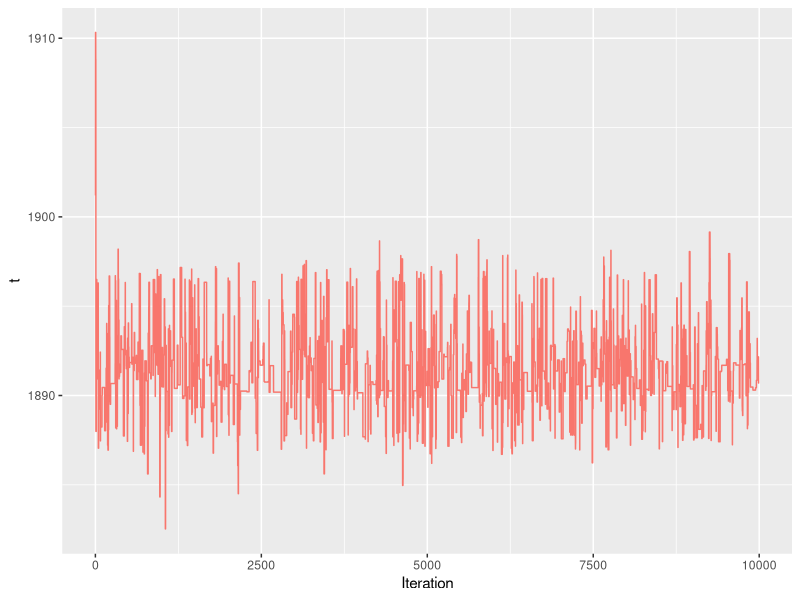

This figure's R source: (Note: this script raises an error after producing the figure.)
#MH block

library(boot)
library(data.table)
library(tidyr)
library(ggplot2)
library(gridExtra)

# data <- as.data.table(coal)
# data[, event:= 1]
# data[, cum_event := cumsum(event)]
# data[, date := date- 1851]

data <- as.data.table(coal)
data[, event := 1]
data[, cum_event := cumsum(event) - 1]
data[, date_shifted := date - data[1, date]]

f_target_1 <-
  function(lambda_0,
           lambda_1,
           t,
           t_0,
           t_2,
           beta,
           y_0,
           y_1) {
    if (t < t_0) {
      return (0)
    }
    if (t > t_2) {
      return (0)
    }
    return(exp(
      -lambda_0 * (t - t_0) - lambda_1 * (t_2 - t) - (1 / beta) * (lambda_0 + lambda_1)
    ) * lambda_0 ^ {
      y_0 + 1
    } * lambda_1 ^ {
      y_1 + 1
    })
  }

f_prop_1 <-
  function(lambda_0,
           lambda_1,
           t_given,
           t_cur,
           t_0,
           t_2,
           beta,
           y_0,
           y_1,
           sigma_t) {
    if (t < t_0) {
      retval <- 0
    }
    if (t > t_2) {
      retval <- 0
    }
    retval <-
      (
        dgamma(lambda_0, (y_0 + 2), scale = (1 / (t_cur - t_0 + 1 / beta))) *
          dgamma(lambda_1, (y_1 + 2), scale = (1 / (t_2 - t_cur + 1 / beta))) *
          dnorm(t, t_given, sigma_t)
      )
    return(retval)
  }

f_target_2 <-
  function(lambda_0,
           lambda_1,
           beta,
           t_0,
           t_2,
           t,
           y_0,
           y_1) {
    if (beta < 0) {
      return (0)
    }
    
    return(exp(
      -lambda_0 * (t - t_0) - lambda_1 * (t_2 - t) - (1 / beta) *
        (lambda_0 + lambda_1 + 1)
    ) * lambda_0 ^ {
      y_0 + 1
    } *
      lambda_1 ^ {
        y_1 + 1
      } * (1 / beta ^ 5))
  }

f_prop_2 <-
  function(lambda_0,
           lambda_1,
           t,
           t_0,
           t_2,
           beta_cur,
           beta_given,
           y_0,
           y_1,
           sigma_beta) {
    retval <-
      dgamma(lambda_0, (y_0 + 2), scale = (1 / (t - t_0 + 1 / beta_cur))) *
      dgamma(lambda_1, (y_1 + 2), scale = (1 / (t_2 - t + 1 / beta_cur))) *
      dnorm(beta_cur, beta_given, sigma_beta)
    
    return (retval)
  }

MH_alg <-
  function(n,
           data,
           t_0,
           t_2,
           t,
           lambda_0,
           lambda_1,
           beta,
           sigma_t,
           sigma_beta) {
    y_0 = sum(data[date < t]$event) - 1
    y_1 = sum(data[date >= t]$event) - 1
    
    results <- matrix(nrow = n, ncol = 5)
    results[1, 1:5] <- c(t, lambda_0, lambda_1, beta, 1)
    for (i in 2:(n)) {
      #print(i)
      if (i %% 2 == 0) {
        beta <- results[i - 1, 4]
        t_old <- results[i - 1, 1]
        t_new <- rnorm(1, t_old, sigma_t)
        if (t_new < t_0 | t_new > t_2) {
          results[i, 1:5] <- c(t_old, lambda_0_old, lambda_1_old, beta, 0)
        } else{
          y_0_old = sum(data[date < t_old]$event) - 1
          y_1_old = sum(data[date >= t_old]$event) - 1
          y_0_n = sum(data[date < t_new]$event) - 1
          y_1_n = sum(data[date >= t_new]$event) - 1
          
          #gibbs step
          lambda_0_old <- results[i - 1, 2]
          lambda_1_old <- results[i - 1, 3]
          lambda_0 <-
            rgamma(1, (y_0_n + 2), scale = (1 / (t_new - t_0 + 1 / beta)))
          lambda_1 <-
            rgamma(1, (y_1_n + 2), scale = (1 / (t_2 - t_new + 1 / beta)))
          
          target_ratio <-
            f_target_1(lambda_0, lambda_1, t_new, t_0, t_2, beta, y_0_n, y_1_n) /
            f_target_1(lambda_0_old,
                       lambda_1_old,
                       t_old,
                       t_0,
                       t_2,
                       beta,
                       y_0_old,
                       y_1_old)
          
          prop_ratio <-
            f_prop_1(
              lambda_0_old,
              lambda_1_old,
              t_cur = t_old,
              t_given = t_new,
              t_0,
              t_2,
              beta,
              y_0_old,
              y_1_old,
              sigma_t = sigma_t
            ) /
            f_prop_1(
              lambda_0,
              lambda_1,
              t_new,
              t_given = t_old,
              t_0,
              t_2,
              beta,
              y_0_n,
              y_1_n,
              sigma_t = sigma_t
            )
          
          a <- target_ratio * prop_ratio
          a <- min(1, a)
          
          u <- runif(1)
          
          if (u < a) {
            results[i, 1:5] <- c(t_new, lambda_0, lambda_1, beta, a)
          } else{
            results[i, 1:5] <- c(t_old, lambda_0_old, lambda_1_old, beta, a)
          }
        }
      }
      else{
        t <- results[i - 1, 1]
        t
        beta_old <- results[i - 1, 4]
        
        beta_new <-
          rgamma(1, 6, scale = 1 / (lambda_0 + lambda_1 + 1))
        
        
        y_0 = sum(data[date < results[i - 1, 1]]$event) - 1
        y_1 = sum(data[date >= results[i - 1, 1]]$event) - 1
        if (beta_new < 0) {
          results[i, 1:5] <- c(t, lambda_0_old, lambda_1_old, beta_old, 0)
        } else {
          lambda_0_n <-
            rgamma(1, (y_0 + 2), scale = (1 / (t_old - t_0 + 1 / beta_new)))
          lambda_1_n <-
            rgamma(1, (y_1 + 2), scale = (1 / (t_2 - t_old + 1 / beta_new)))
          lambda_0_n
          lambda_1_n
          
          
          lambda_0_old <- results[i - 1, 2]
          lambda_1_old <- results[i - 1, 3]
          
          target_ratio <-
            f_target_2(lambda_0, lambda_1, beta_new, t_0, t_2, t, y_0, y_1) /
            f_target_2(lambda_0_old,
                       lambda_1_old,
                       beta_old,
                       t_0,
                       t_2,
                       t,
                       y_0,
                       y_1)
          
          
          
          prop_ratio <-
            f_prop_2(
              lambda_0_old,
              lambda_1_old,
              beta_cur = beta_old,
              beta_given = beta_new,
              t = t,
              t_0 = t_0,
              t_2 = t_2,
              y_0,
              y_1,
              sigma_beta = sigma_beta
            ) /
            f_prop_2(
              lambda_0,
              lambda_1,
              beta_cur = beta_new,
              beta_given = beta_old,
              t_0 = t_0,
              t_2 = t_2,
              t = t,
              y_0,
              y_1,
              sigma_beta = sigma_beta
            )
          
          
          a <- min(1, target_ratio * prop_ratio)
          u <- runif(1)
          if (u < a) {
            results[i, 1:5] <- c(t, lambda_0, lambda_1, beta_new, a)
          } else{
            results[i, 1:5] <- c(t, lambda_0_old, lambda_1_old, beta_old, a)
          }
        }
      }
    }
    return (results)
  }

t = data[1, date] + 50

lambda_0 <- 10
lambda_1 <-  5
beta = 3

n = 10000
t_0 = data[1, date]
t_2 = data[nrow(data), date] #maybe should be 1963?
sigma_t = 10
sigma_beta = 1

######## Fist run ####################
sim_MH <-
  MH_alg(
    n,
    data,
    t_0,
    t_2,
    t,
    lambda_0,
    lambda_1,
    beta,
    sigma_t = sigma_t,
    sigma_beta = sigma_beta
  )

sim_MH <- as.data.table(sim_MH)

setnames(sim_MH, c("t", "lambda_0", "lambda_1", "beta", "a"))

sim_MH[, itteration := seq(1:n)]

summary(sim_MH)

q <- ggplot(data = sim_MH, aes(x = itteration))
q <- q + geom_line(aes(y = t, colour = "t"))
q <- q +  theme(legend.position = "none")
q <- q + ylab("t")
q <- q + xlab("Iteration")
q <- q + ggtitle(unname(TeX(c("Traceplot for t"))))
q

ggsave(
  "block_sim_t_sigma03.pdf",
  path = "/Users/aurorahofman/Documents/NTNU/5 klasse/Beregningskrevende statistikk/Berregningskrevende_2/Images",
  width = 17,
  height = 10,
  units = "cm"
)


q <- ggplot(data = sim_MH, aes(x = itteration))
q <- q + geom_line(aes(y = lambda_0, colour = "lambda_0"))
q <- q +  theme(legend.position = "none")
q <- q + ylab(unname(TeX(c("$\\lambda_0$"))))
q <- q + xlab("Iteration")
q <- q + ggtitle(unname(TeX(c(
  "Traceplot for $\\lambda_0$"
))))
q

ggsave(
  "block_sim_lambda0.pdf",
  path = "/Users/aurorahofman/Documents/NTNU/5 klasse/Beregningskrevende statistikk/Berregningskrevende_2/Images",
  width = 17,
  height = 10,
  units = "cm"
)


q <- ggplot(data = sim_MH, aes(x = itteration))
q <- q + geom_line(aes(y = lambda_1, colour = "lambda_1"))
q <- q +  theme(legend.position = "none")
q <- q + ylab(unname(TeX(c("$\\lambda_1$"))))
q <- q + xlab("Iteration")
q <- q + ggtitle(unname(TeX(c(
  "Traceplot for $\\lambda_1$"
))))
q

ggsave(
  "block_sim_lambda1.pdf",
  path = "/Users/aurorahofman/Documents/NTNU/5 klasse/Beregningskrevende statistikk/Berregningskrevende_2/Images",
  width = 17,
  height = 10,
  units = "cm"
)


q <- ggplot(data = sim_MH, aes(x = itteration))
q <- q + geom_line(aes(y = beta, colour = "beta"))
q <- q +  theme(legend.position = "none")
q <- q + ylab(unname(TeX(c("$\\beta$"))))
q <- q + xlab("Iteration")
q <- q + ggtitle(unname(TeX(c(
  "Traceplot for $\\beta$"
))))
q

ggsave(
  "block_sim_beta_sigma3.pdf",
  path = "/Users/aurorahofman/Documents/NTNU/5 klasse/Beregningskrevende statistikk/Berregningskrevende_2/Images",
  width = 17,
  height = 10,
  units = "cm"
)


######## Eval burn in ################

t_1_1 = data[1, date] + 50
t_1_2 = data[1, date] + 10
t_1_3 = data[1, date] + 80
lambda_0 <- 10
lambda_1 <- 5
beta_1 = 3
beta_2 = 10
beta_3 = 0.1
n = 10000
sigma = 10
sim_MH_1 <-
  MH_alg(
    n,
    data,
    t_0,
    t_2,
    t_1_1,
    lambda_0,
    lambda_1,
    beta_1,
    sigma_t = sigma_t,
    sigma_beta = sigma_beta
  )
sim_MH_2 <-
  MH_alg(
    n,
    data,
    t_0,
    t_2,
    t_1_2,
    lambda_0,
    lambda_1,
    beta_2,
    sigma_t = sigma_t,
    sigma_beta = sigma_beta
  )
sim_MH_3 <-
  MH_alg(
    n,
    data,
    t_0,
    t_2,
    t_1_3,
    lambda_0,
    lambda_1,
    beta_3,
    sigma_t = sigma_t,
    sigma_beta = sigma_beta
  )

sim_MH_1 <- as.data.table(sim_MH_1)
sim_MH_2 <- as.data.table(sim_MH_2)
sim_MH_3 <- as.data.table(sim_MH_3)
setnames(sim_MH_1,
         c("t", "lambda_0", "lambda_1", "beta", "a"))
setnames(sim_MH_2,
         c("t", "lambda_0", "lambda_1", "beta", "a"))
setnames(sim_MH_3,
         c("t", "lambda_0", "lambda_1", "beta", "a"))
sim_MH_1[, iteration := seq(1:n)]
sim_MH_2[, iteration := seq(1:n)]
sim_MH_3[, iteration := seq(1:n)]

sim_MH_1[, run := 1]
sim_MH_2[, run := 2]
sim_MH_3[, run := 3]
sim_MH_block_compare <-
  rbindlist(list(sim_MH_1, sim_MH_2, sim_MH_3))

q <-
  ggplot(
    data = as.data.table(sim_MH_block_compare),
    aes(
      x = iteration,
      group = as.factor(run),
      colour = as.factor(run)
    )
  )
q <- q + geom_line(aes(y = t))
q <- q +  theme(legend.position = "none")
q <- q + ylab("t")
q <- q + xlab("Iteration")
q <- q + ggtitle(unname(TeX(c("Traceplot for t"))))
q

ggsave(
  "mixing_t_block.pdf",
  path = "/Users/aurorahofman/Documents/NTNU/5 klasse/Beregningskrevende statistikk/Berregningskrevende_2/Images",
  width = 17,
  height = 10,
  units = "cm"
)

q <-
  ggplot(
    data = as.data.table(sim_MH_block_compare),
    aes(
      x = iteration,
      group = as.factor(run),
      colour = as.factor(run)
    )
  )
q <- q + geom_line(aes(y = lambda_0))
q <- q +  theme(legend.position = "none")
q <- q + ylab(unname(TeX(c("$\\lambda_0$"))))
q <- q + xlab("Iteration")
q <- q + ggtitle(unname(TeX(c(
  "Traceplot for $\\lambda_0$"
))))
q

ggsave(
  "mixing_lambda_0_block.pdf",
  path = "/Users/aurorahofman/Documents/NTNU/5 klasse/Beregningskrevende statistikk/Berregningskrevende_2/Images",
  width = 17,
  height = 10,
  units = "cm"
)

q <-
  ggplot(
    data = as.data.table(sim_MH_block_compare),
    aes(
      x = iteration,
      group = as.factor(run),
      colour = as.factor(run)
    )
  )
q <- q + geom_line(aes(y = lambda_0))
q <- q +  theme(legend.position = "none")
q <- q + ylab(unname(TeX(c("$\\lambda_0$"))))
q <- q + xlab("Iteration")
q <- q + ggtitle(unname(TeX(c(
  "Traceplot for $\\lambda_1$"
))))
q

ggsave(
  "mixing_lambda_1_block.pdf",
  path = "/Users/aurorahofman/Documents/NTNU/5 klasse/Beregningskrevende statistikk/Berregningskrevende_2/Images",
  width = 17,
  height = 10,
  units = "cm"
)
q <-
  ggplot(
    data = as.data.table(sim_MH_block_compare),
    aes(
      x = iteration,
      group = as.factor(run),
      colour = as.factor(run)
    )
  )
q <- q + geom_line(aes(y = beta))
q <- q +  theme(legend.position = "none")
q <- q + ylab(unname(TeX(c("$\\beta$"))))
q <- q + xlab("Iteration")
q <- q + ggtitle(unname(TeX(c(
  "Traceplot for $\\beta$"
))))
q

ggsave(
  "mixing_beta_block.pdf",
  path = "/Users/aurorahofman/Documents/NTNU/5 klasse/Beregningskrevende statistikk/Berregningskrevende_2/Images",
  width = 17,
  height = 10,
  units = "cm"
)


########### TUNING  sigma_t ######################

t_1_3 = data[1, date] + 80
lambda_0 <- 10
lambda_1 <- 5
beta_2 = 10

n = 10000
sigma_t_1 = 3
sigma_t_2 = 10
sigma_t_3 = 30
sim_MH_1 <-
  MH_alg(
    n,
    data,
    t_0,
    t_2,
    t_1_3,
    lambda_0,
    lambda_1,
    beta_2,
    sigma_t = sigma_t_1,
    sigma_beta = sigma_beta
  )
sim_MH_2 <-
  MH_alg(
    n,
    data,
    t_0,
    t_2,
    t_1_3,
    lambda_0,
    lambda_1,
    beta_2,
    sigma_t = sigma_t_2,
    sigma_beta = sigma_beta
  )
sim_MH_3 <-
  MH_alg(
    n,
    data,
    t_0,
    t_2,
    t_1_3,
    lambda_0,
    lambda_1,
    beta_2,
    sigma_t = sigma_t_2,
    sigma_beta = sigma_beta
  )

sim_MH_1 <- as.data.table(sim_MH_1)
sim_MH_2 <- as.data.table(sim_MH_2)
sim_MH_3 <- as.data.table(sim_MH_3)
setnames(sim_MH_1,
         c("t", "lambda_0", "lambda_1", "beta", "a"))
setnames(sim_MH_2,
         c("t", "lambda_0", "lambda_1", "beta", "a"))
setnames(sim_MH_3,
         c("t", "lambda_0", "lambda_1", "beta", "a"))
sim_MH_1[, iteration := seq(1:n)]
sim_MH_2[, iteration := seq(1:n)]
sim_MH_3[, iteration := seq(1:n)]

sim_MH_1[, sigma_t := sigma_t_1]
sim_MH_2[, sigma_t := sigma_t_2]
sim_MH_3[, sigma_t := sigma_t_3]
sim_MH_block_compare <-
  rbindlist(list(sim_MH_1, sim_MH_2, sim_MH_3))

q <-
  ggplot(
    data = as.data.table(sim_MH_block_compare),
    aes(
      x = iteration,
      group = as.factor(sigma_t),
      colour = as.factor(sigma_t)
    )
  )
q <- q + geom_line(aes(y = t))
q <- q + ylab("t")
q <- q + xlab("Iteration")
q <- q + ggtitle(unname(TeX(c("Traceplot for t"))))
q

ggsave(
  "tuning_t_block.pdf",
  path = "/Users/aurorahofman/Documents/NTNU/5 klasse/Beregningskrevende statistikk/Berregningskrevende_2/Images",
  width = 17,
  height = 10,
  units = "cm"
)

q <-
  ggplot(
    data = as.data.table(sim_MH_block_compare),
    aes(
      x = iteration,
      group = as.factor(sigma_t),
      colour = as.factor(sigma_t)
    )
  )
q <- q + geom_line(aes(y = lambda_0))
q <- q + ylab(unname(TeX(c("$\\lambda_0$"))))
q <- q + xlab("Iteration")
q <- q + ggtitle(unname(TeX(c(
  "Traceplot for $\\lambda_0$"
))))
q

ggsave(
  "tuning_lambda_0_block.pdf",
  path = "/Users/aurorahofman/Documents/NTNU/5 klasse/Beregningskrevende statistikk/Berregningskrevende_2/Images",
  width = 17,
  height = 10,
  units = "cm"
)

q <-
  ggplot(
    data = as.data.table(sim_MH_block_compare),
    aes(
      x = iteration,
      group = as.factor(sigma_t),
      colour = as.factor(sigma_t)
    )
  )
q <- q + geom_line(aes(y = lambda_0))
q <- q + ylab(unname(TeX(c("$\\lambda_0$"))))
q <- q + xlab("Iteration")
q <- q + ggtitle(unname(TeX(c(
  "Traceplot for $\\lambda_1$"
))))
q

ggsave(
  "tuning_lambda_1_block.pdf",
  path = "/Users/aurorahofman/Documents/NTNU/5 klasse/Beregningskrevende statistikk/Berregningskrevende_2/Images",
  width = 17,
  height = 10,
  units = "cm"
)

q <-
  ggplot(
    data = as.data.table(sim_MH_block_compare),
    aes(
      x = iteration,
      group = as.factor(sigma_t),
      colour = as.factor(sigma_t)
    )
  )
q <- q + geom_line(aes(y = beta))
q <- q + ylab(unname(TeX(c("$\\beta$"))))
q <- q + xlab("Iteration")
q <- q + ggtitle(unname(TeX(c(
  "Traceplot for $\\beta$"
))))
q

ggsave(
  "tuning_beta_block.pdf",
  path = "/Users/aurorahofman/Documents/NTNU/5 klasse/Beregningskrevende statistikk/Berregningskrevende_2/Images",
  width = 17,
  height = 10,
  units = "cm"
)


########### TUNING  beta ######################

t_1_3 = data[1, date] + 80
lambda_0 <- 10
lambda_1 <- 5
beta_2 = 10

n = 10000
sigma_beta_1 = 0.3
sigma_beta_2 = 1
sigma_beta_3 = 10
sim_MH_1 <-
  MH_alg(
    n,
    data,
    t_0,
    t_2,
    t_1_3,
    lambda_0,
    lambda_1,
    beta_2,
    sigma_t = sigma_t_2,
    sigma_beta = sigma_beta_1
  )
sim_MH_2 <-
  MH_alg(
    n,
    data,
    t_0,
    t_2,
    t_1_3,
    lambda_0,
    lambda_1,
    beta_2,
    sigma_t = sigma_t_2,
    sigma_beta = sigma_beta_1
  )
sim_MH_3 <-
  MH_alg(
    n,
    data,
    t_0,
    t_2,
    t_1_3,
    lambda_0,
    lambda_1,
    beta_2,
    sigma_t = sigma_t_2,
    sigma_beta = sigma_beta_1
  )

sim_MH_1 <- as.data.table(sim_MH_1)
sim_MH_2 <- as.data.table(sim_MH_2)
sim_MH_3 <- as.data.table(sim_MH_3)
setnames(sim_MH_1,
         c("t", "lambda_0", "lambda_1", "beta", "a"))
setnames(sim_MH_2,
         c("t", "lambda_0", "lambda_1", "beta", "a"))
setnames(sim_MH_3,
         c("t", "lambda_0", "lambda_1", "beta", "a"))
sim_MH_1[, iteration := seq(1:n)]
sim_MH_2[, iteration := seq(1:n)]
sim_MH_3[, iteration := seq(1:n)]

sim_MH_1[, sigma_beta := sigma_beta_1]
sim_MH_2[, sigma_beta := sigma_beta_2]
sim_MH_3[, sigma_beta := sigma_beta_3]
sim_MH_block_compare <-
  rbindlist(list(sim_MH_1, sim_MH_2, sim_MH_3))

q <-
  ggplot(
    data = as.data.table(sim_MH_block_compare),
    aes(
      x = iteration,
      group = as.factor(sigma_beta),
      colour = as.factor(sigma_beta)
    )
  )
q <- q + geom_line(aes(y = t))
q <- q + ylab("t")
q <- q + xlab("Iteration")
q <- q + ggtitle(unname(TeX(c("Traceplot for t"))))
q

ggsave(
  "tuning_t_block_beta.pdf",
  path = "/Users/aurorahofman/Documents/NTNU/5 klasse/Beregningskrevende statistikk/Berregningskrevende_2/Images",
  width = 17,
  height = 10,
  units = "cm"
)

q <-
  ggplot(
    data = as.data.table(sim_MH_block_compare),
    aes(
      x = iteration,
      group = as.factor(sigma_beta),
      colour = as.factor(sigma_beta)
    )
  )
q <- q + geom_line(aes(y = lambda_0))
q <- q + ylab(unname(TeX(c("$\\lambda_0$"))))
q <- q + xlab("Iteration")
q <- q + ggtitle(unname(TeX(c(
  "Traceplot for $\\lambda_0$"
))))
q

ggsave(
  "tuning_lambda_0_block_beta.pdf",
  path = "/Users/aurorahofman/Documents/NTNU/5 klasse/Beregningskrevende statistikk/Berregningskrevende_2/Images",
  width = 17,
  height = 10,
  units = "cm"
)

q <-
  ggplot(
    data = as.data.table(sim_MH_block_compare),
    aes(
      x = iteration,
      group = as.factor(sigma_beta),
      colour = as.factor(sigma_beta)
    )
  )
q <- q + geom_line(aes(y = lambda_0))
q <- q + ylab(unname(TeX(c("$\\lambda_0$"))))
q <- q + xlab("Iteration")
q <- q + ggtitle(unname(TeX(c(
  "Traceplot for $\\lambda_1$"
))))
q

ggsave(
  "tuning_lambda_1_block_beta.pdf",
  path = "/Users/aurorahofman/Documents/NTNU/5 klasse/Beregningskrevende statistikk/Berregningskrevende_2/Images",
  width = 17,
  height = 10,
  units = "cm"
)

q <-
  ggplot(
    data = as.data.table(sim_MH_block_compare),
    aes(
      x = iteration,
      group = as.factor(sigma_beta),
      colour = as.factor(sigma_beta)
    )
  )
q <- q + geom_line(aes(y = beta))
q <- q + ylab(unname(TeX(c("$\\beta$"))))
q <- q + xlab("Iteration")
q <- q + ggtitle(unname(TeX(c(
  "Traceplot for $\\beta$"
))))
q

ggsave(
  "tuning_beta_block_beta.pdf",
  path = "/Users/aurorahofman/Documents/NTNU/5 klasse/Beregningskrevende statistikk/Berregningskrevende_2/Images",
  width = 17,
  height = 10,
  units = "cm"
)





#grid.arrange(q1,q2,q3,q4, ncol = 2)

#only beta has a burn in period! kind of

summary(sim_MH)
3 * 41 + 0.92 * (112 - 41)

burnin <- 1000

# sim_t <- sim_MH$t[burnin:n]
# acf(sim_t)

no_burnin_sim_MH <- sim_MH[burnin:n]

summary(no_burnin_sim_MH)




######### Posterior ####################

mean <- summary(no_burnin_sim_MH)[4, ]
cov <- cov(no_burnin_sim_MH[, lambda_1], no_burnin_sim_MH[, lambda_0])

mean
cov

q <- ggplot(data = no_burnin_sim_MH, aes(x = t))
q <- q + geom_histogram(aes(y = ..density..), bins = 150)
q <- q + xlab(unname(TeX(c("$t$"))))
q <- q + ylab("Density")
q <- q + ggtitle(unname(TeX("Posterior density of $t$")))
q


ggsave(
  "post_t_block.pdf",
  path = "/Users/aurorahofman/Documents/NTNU/5 klasse/Beregningskrevende statistikk/Berregningskrevende_2/Images",
  width = 17,
  height = 10,
  units = "cm"
)

q <- ggplot(data = no_burnin_sim_MH, aes(x = beta))
q <- q + geom_histogram(aes(y = ..density..), bins = 100)
q <- q + xlab(unname(TeX(c("$\\beta$"))))
q <- q + ylab("Density")
q <- q + ggtitle(unname(TeX("Posterior density of $\\beta$")))
q

ggsave(
  "post_beta_block.pdf",
  path = "/Users/aurorahofman/Documents/NTNU/5 klasse/Beregningskrevende statistikk/Berregningskrevende_2/Images",
  width = 17,
  height = 10,
  units = "cm"
)

q <- ggplot(data = no_burnin_sim_MH, aes(x = lambda_0))
q <- q + geom_histogram(aes(y = ..density..), bins = 100)
q <- q + xlab(unname(TeX(c("$\\lambda_0$"))))
q <- q + ylab("Density")
q <- q + ggtitle(unname(TeX("Posterior density of $\\lambda_0$")))
q
ggsave(
  "post_lambda_0_block.pdf",
  path = "/Users/aurorahofman/Documents/NTNU/5 klasse/Beregningskrevende statistikk/Berregningskrevende_2/Images",
  width = 17,
  height = 10,
  units = "cm"
)

q <- ggplot(data = no_burnin_sim_MH, aes(x = lambda_0))
q <- q + geom_histogram(aes(y = ..density..), bins = 100)
q <- q + xlab(unname(TeX(c("$\\lambda_1$"))))
q <- q + ylab("Density")
q <- q + ggtitle(unname(TeX("Posterior density of $\\lambda_1$")))
q

ggsave(
  "post_lambda_1_block.pdf",
  path = "/Users/aurorahofman/Documents/NTNU/5 klasse/Beregningskrevende statistikk/Berregningskrevende_2/Images",
  width = 17,
  height = 10,
  units = "cm"
)
